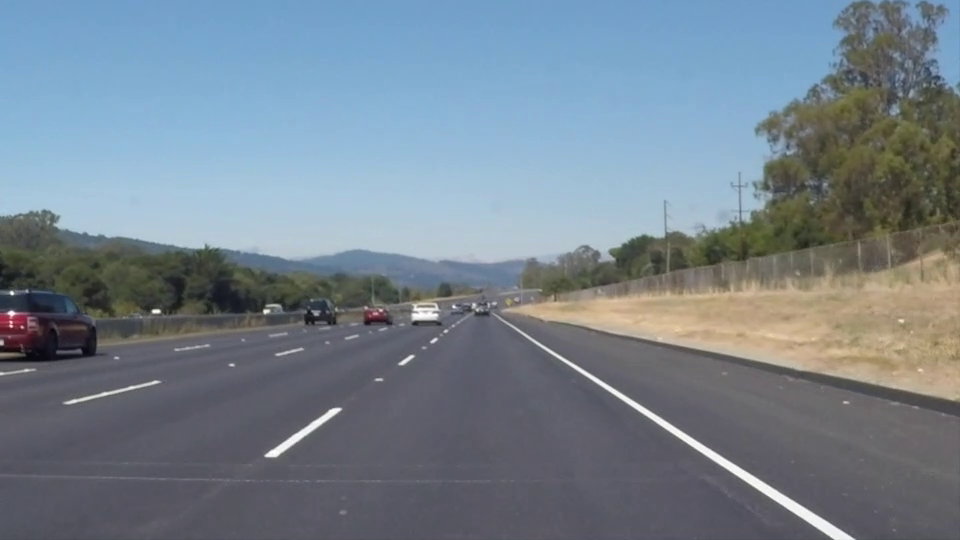
#> input picture frame 22 of input/solidWhiteRight.mp4, 960 x 540 px
$ python lane_detection.py
#> lines starting #> are read from the running program, lines starting #| are printed output that depends on the picture; after the words box and inside, x2 and y2 are one past the last pixel; in counts of white or black regions, pixels touching at a corner belong together
#> further down, frame is the input picture: shape (540, 960, 3); mean B, G, R 141.9, 130.7, 117.7
import cv2
import numpy as np

# Lane line parameters
avg_left_line_slope = 1
avg_left_line_intercept = 1
avg_right_line_slope = 1
avg_right_line_intercept = 1

def lane_line_detection(frame):
    # Set global variables
    global avg_left_line_slope, avg_left_line_intercept, avg_right_line_slope, avg_right_line_intercept
    # Read image
    #image = mpimg.imread('images/test2.jpg')
    image = frame
    y_size = image.shape[0]
#> y_size = 540
    x_size = image.shape[1]
#> x_size = 960
    img_copy = np.copy(image)

    # Grayscale
    gray = cv2.cvtColor(img_copy,cv2.COLOR_RGB2GRAY)
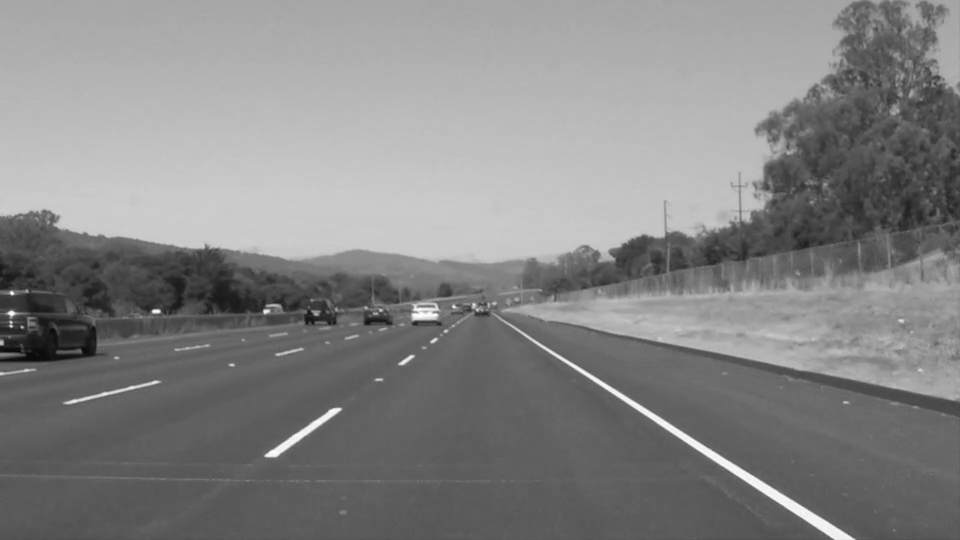
#> gray: shape (540, 960); min 6, max 255, mean 132.6

    # Gaussian blur
    kernel_size = 5
    blur_gray = cv2.GaussianBlur(gray,(kernel_size,kernel_size),0)

    # Canny
    low_thresh = 50
    high_thresh = 150
    canny_img = cv2.Canny(blur_gray,low_thresh,high_thresh) # outputs a binary image
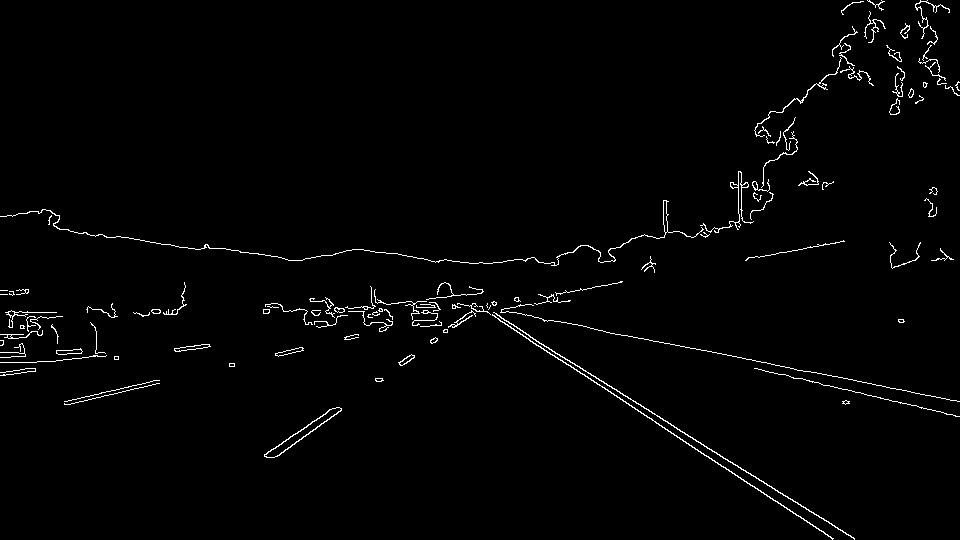
#> canny_img: shape (540, 960); 1.6% white in thin lines or dots

    # Mask
    margin = 100
    vertices = np.array([[0,y_size],[x_size/2-margin,y_size/2+margin],[x_size/2+margin,y_size/2+margin],[x_size,y_size]],np.int32)
    mask = np.zeros_like(canny_img)
    cv2.fillPoly(mask,[vertices],255)
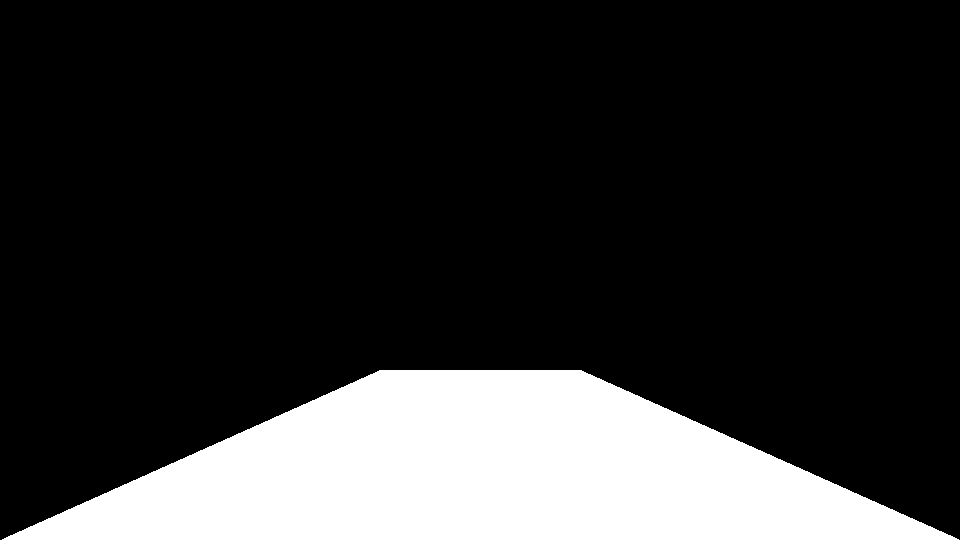
#> mask: shape (540, 960); 19% white; 1 white region, box (x1, y1, x2, y2) and area: (2, 370, 959, 540) 98639
    masked_canny_img = np.bitwise_and(canny_img,mask)
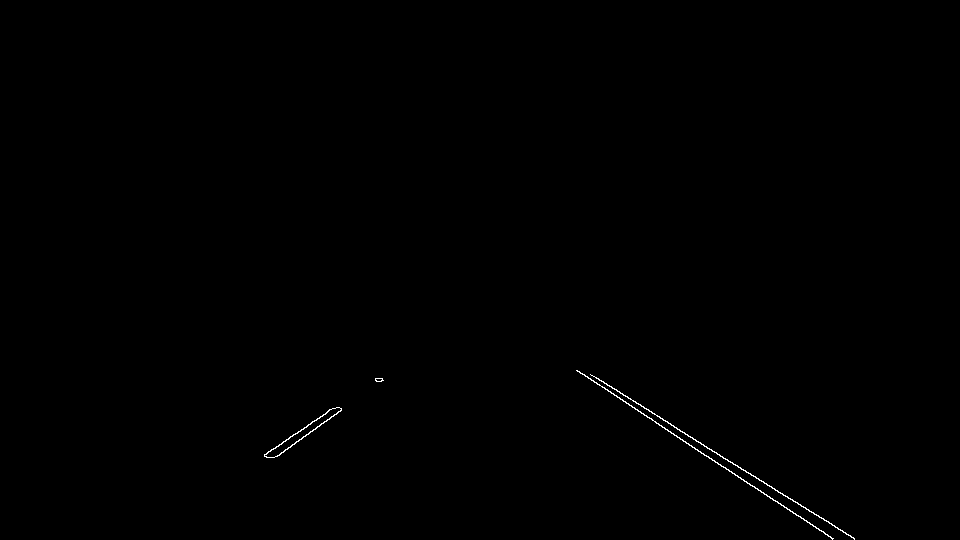
#> masked_canny_img: shape (540, 960); 0.22% white in thin lines or dots, all inside (x1, y1, x2, y2) = (264, 370, 855, 540)

    # Hough lines
    rho = 2
    theta = np.pi/180
    thresh = 15
    min_line_lenth = 40
    max_gap_bet_lines = 20
    lines = cv2.HoughLinesP(masked_canny_img,rho,theta,thresh,np.array([]),min_line_lenth,max_gap_bet_lines)
#> lines = [[594, 376, 854, 538], [656, 423, 833, 538], [576, 370, 688, 443], [274, 457, 341, 410], [264, 454, 332, 408], [636, 403, 688, 435], [296, 441, 341, 409], [592, 375, 638, 404]]


    left_line_slopes = []
    left_line_intercepts = []
    right_line_slopes = []
    right_line_intercepts = []


    for line in lines:
        x1,y1,x2,y2 = line[0]
        slope = (y2-y1) / (x2-x1)
        intercept = y1 - (slope * x1)
        if slope < 0.:
            left_line_slopes.append(slope)
            left_line_intercepts.append(intercept)
        elif slope > 0.:
            right_line_slopes.append(slope)
            right_line_intercepts.append(intercept)
#> this loop made 8 passes
#> (x1, y1, x2, y2, slope, intercept) on passes 1 to 8: (594, 376, 854, 538, 0.623, 5.89), (656, 423, 833, 538, 0.65, -3.21), (576, 370, 688, 443, 0.652, -5.43), (274, 457, 341, 410, -0.701, 649.2), (264, 454, 332, 408, -0.676, 632.6), (636, 403, 688, 435, 0.615, 11.62), (296, 441, 341, 409, -0.711, 651.5), (592, 375, 638, 404, 0.63, 1.78)
#> after the loop, left_line_intercepts = [649.2, 632.6, 651.5]; left_line_slopes = [-0.701, -0.676, -0.711]; right_line_intercepts = [5.89, -3.21, -5.43, 11.62, 1.78]; right_line_slopes = [0.623, 0.65, 0.652, 0.615, 0.63]


    if len(left_line_slopes)>0 and len(left_line_intercepts)>0:
        avg_left_line_slope = np.mean(np.array(left_line_slopes))
#> avg_left_line_slope = -0.696
        avg_left_line_intercept = np.mean(np.array(left_line_intercepts))
#> avg_left_line_intercept = 644.4

    if len(right_line_slopes)>0 and len(right_line_intercepts)>0:
        avg_right_line_slope = np.mean(np.array(right_line_slopes))
#> avg_right_line_slope = 0.634
        avg_right_line_intercept = np.mean(np.array(right_line_intercepts))
#> avg_right_line_intercept = 2.13


    y_min = int(y_size/2+margin)
#> y_min = 370
    y_max = y_size
#> y_max = 540

    # Compute left lane line
    left_x_min = int((y_min-avg_left_line_intercept) / avg_left_line_slope)
#> left_x_min = 394
    left_x_max = int((y_max-avg_left_line_intercept) / avg_left_line_slope)
#> left_x_max = 149


    # Compute right lane line
    right_x_min = int((y_min-avg_right_line_intercept) / avg_right_line_slope)
#> right_x_min = 580
    right_x_max = int((y_max-avg_right_line_intercept) / avg_right_line_slope)
#> right_x_max = 848


    # Create lane image
    lane_lines_img = np.zeros_like(img_copy)
    cv2.line(lane_lines_img,(left_x_min,y_min),(left_x_max,y_max),[0,0,255],12)
    cv2.line(lane_lines_img,(right_x_min,y_min),(right_x_max,y_max),[0,0,255],12)
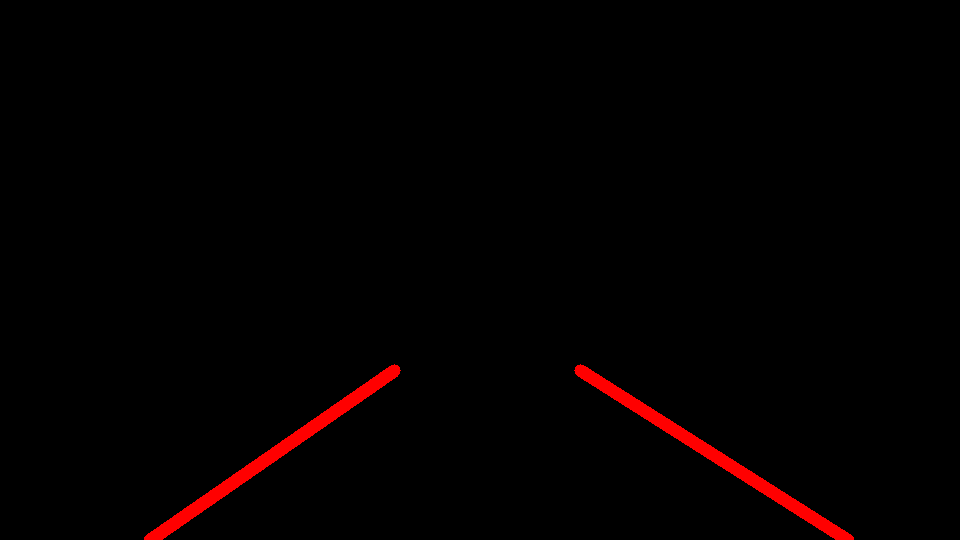
#> lane_lines_img: shape (540, 960, 3); mean of channels 0, 1, 2 0, 0, 3.9; drawn as B, G, R


    # Blend images
    out_img = cv2.addWeighted(img_copy, 1, lane_lines_img, 0.8, 0)


    return out_img


# Video reader
cap = cv2.VideoCapture('input/solidWhiteRight.mp4')

# Video writer
fourcc = cv2.VideoWriter_fourcc(*'XVID')
out = cv2.VideoWriter('output/output.avi',fourcc,20.0  ,(int(cap.get(3)), int(cap.get(4))))

while(cap.isOpened()):
    ret,frame = cap.read()
    if ret==True:
        frame = lane_line_detection(frame)
        out.write(frame)

        cv2.imshow('frame',frame)
        if cv2.waitKey(25) and 0xFF==ord('q'):
#> (key q is pressed here)
            break

    else:
        break


# Release all
cap.release()
out.release()
cv2.destroyAllWindows()

$ run again, starting later in the video
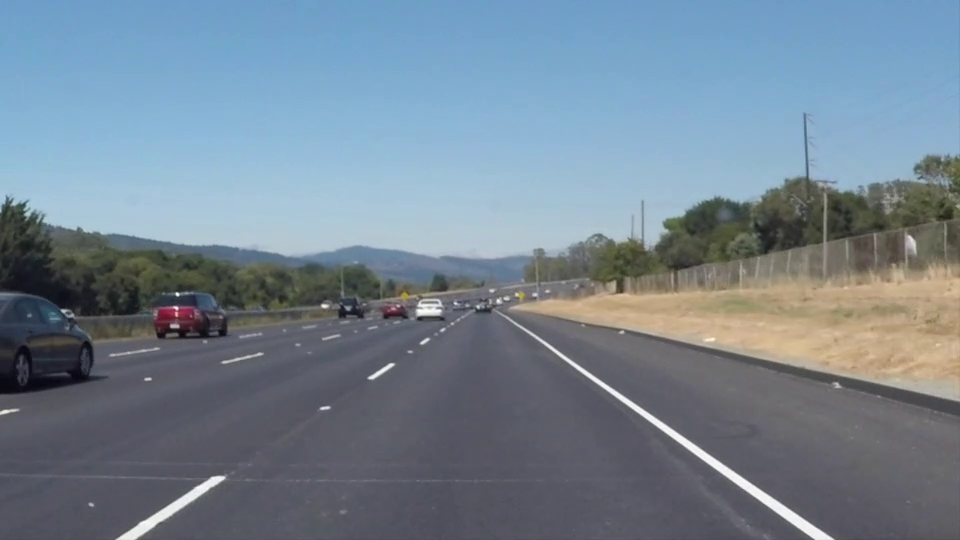
#> input picture frame 99 of input/solidWhiteRight.mp4, 960 x 540 px
#> frame is the input picture: shape (540, 960, 3); mean B, G, R 146, 132.3, 116.7
#> in lane_line_detection, `canny_img = cv2.Canny(blur_gray,low_thresh,high_thresh)`:
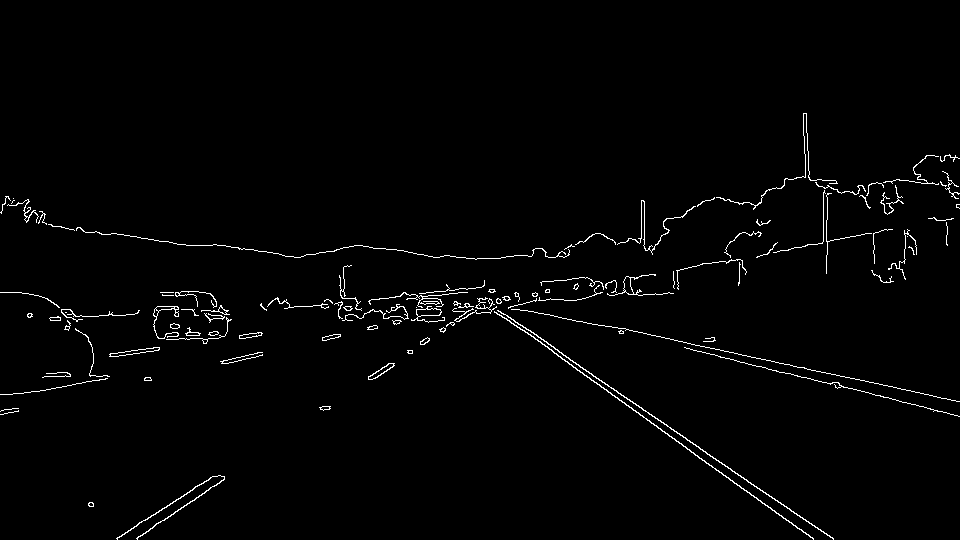
#> canny_img: shape (540, 960); 1.6% white in thin lines or dots, all inside (x1, y1, x2, y2) = (0, 113, 960, 540)
#> mask: shape (540, 960); 19% white; 1 white region, box (x1, y1, x2, y2) and area: (2, 370, 959, 540) 98639
#> masked_canny_img: shape (540, 960); 0.23% white in thin lines or dots, all inside (x1, y1, x2, y2) = (88, 370, 834, 540)
#> lines = [[593, 376, 833, 538], [695, 455, 813, 538], [577, 370, 685, 446], [136, 538, 224, 478], [117, 537, 215, 476], [708, 464, 756, 497], [610, 387, 666, 424], [707, 454, 833, 539], [138, 523, 213, 476], [137, 539, 203, 493], [608, 391, 658, 428]]
#> the loop in lane_line_detection, `for line in lines:` made 11 passes
#> (x1, y1, x2, y2, slope, intercept) on passes 1 to 8: (593, 376, 833, 538, 0.675, -24.28), (695, 455, 813, 538, 0.703, -33.86), (577, 370, 685, 446, 0.704, -36.04), (136, 538, 224, 478, -0.682, 630.7), (117, 537, 215, 476, -0.622, 609.8), (708, 464, 756, 497, 0.688, -22.75), (610, 387, 666, 424, 0.661, -16.04), (707, 454, 833, 539, 0.675, -22.94)
#> after the loop in lane_line_detection, `for line in lines:`: left_line_intercepts = [630.7, 609.8, 609.5, 634.5]; left_line_slopes = [-0.682, -0.622, -0.627, -0.697]; right_line_intercepts = [-24.28, -33.86, -36.04, -22.75, -16.04, -22.94, -58.92]; right_line_slopes = [0.675, 0.703, 0.704, 0.688, 0.661, 0.675, 0.74]
#> avg_left_line_slope = -0.657
#> avg_left_line_intercept = 621.1
#> avg_right_line_slope = 0.692
#> avg_right_line_intercept = -30.69
#> left_x_min = 382
#> left_x_max = 123
#> right_x_min = 578
#> right_x_max = 824
#> in lane_line_detection, `cv2.line(lane_lines_img,(right_x_min,y_min),(right_x_max,y_max),[0,0,2..`:
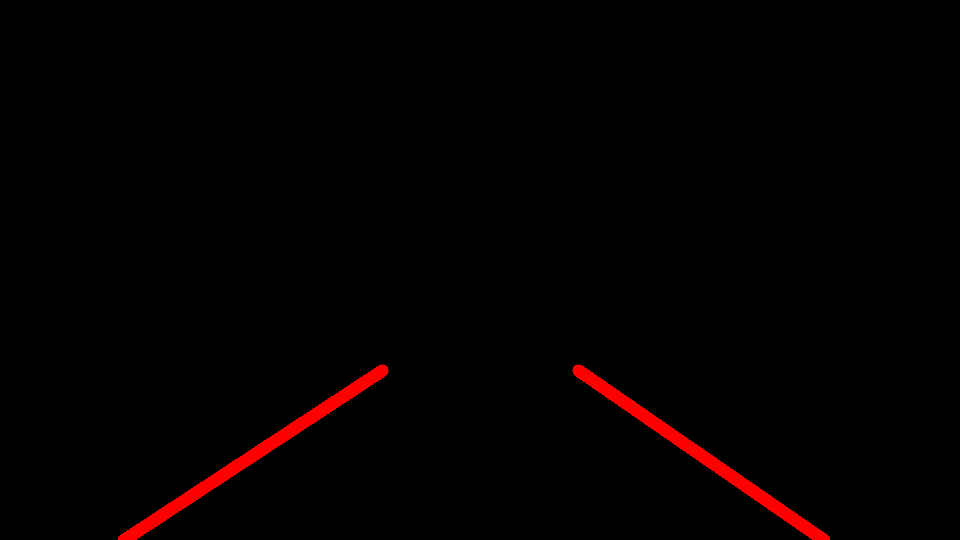
#> lane_lines_img: shape (540, 960, 3); mean of channels 0, 1, 2 0, 0, 3.8; drawn as B, G, R

$ run again, starting later in the video
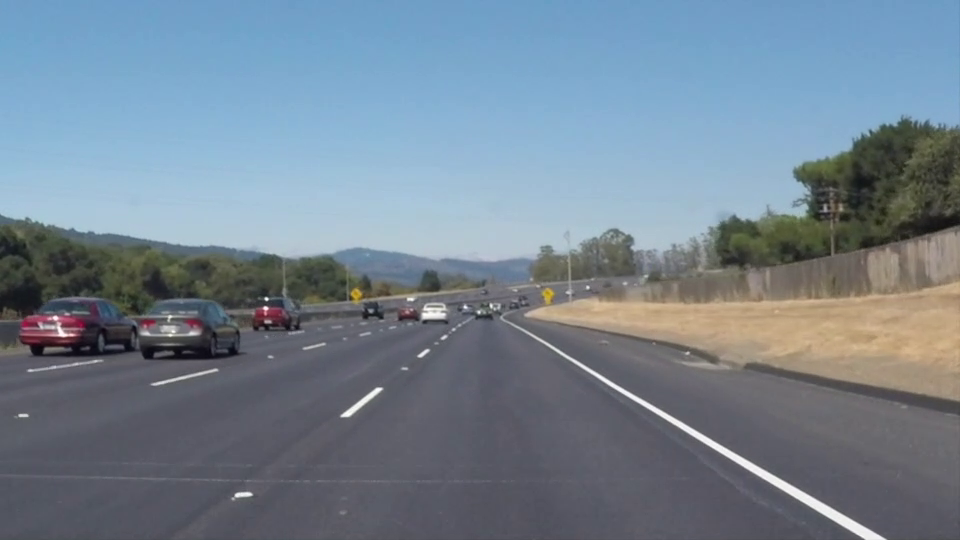
#> input picture frame 176 of input/solidWhiteRight.mp4, 960 x 540 px
#> frame is the input picture: shape (540, 960, 3); mean B, G, R 145.2, 131.6, 116.5
#> in lane_line_detection, `canny_img = cv2.Canny(blur_gray,low_thresh,high_thresh)`:
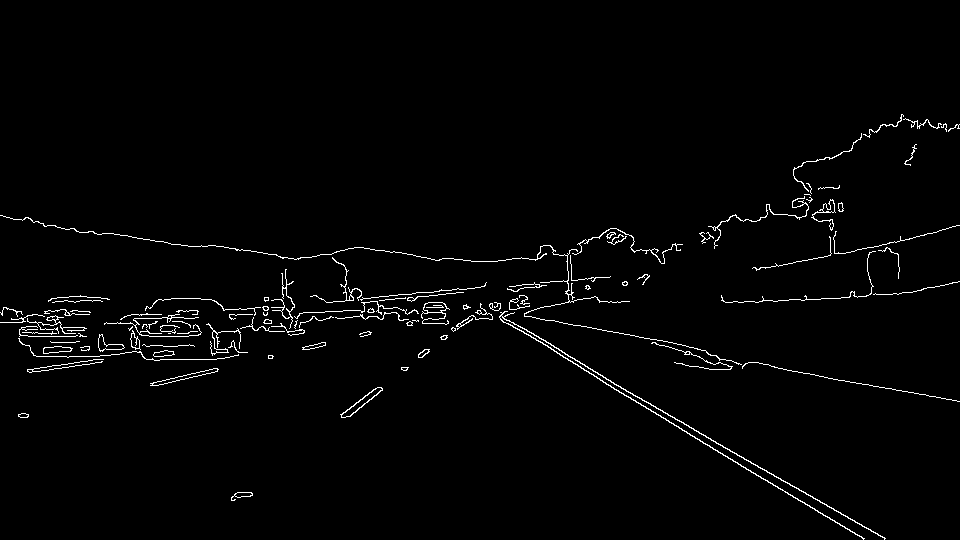
#> canny_img: shape (540, 960); 1.8% white in thin lines or dots, all inside (x1, y1, x2, y2) = (0, 114, 960, 540)
#> mask: shape (540, 960); 19% white; 1 white region, box (x1, y1, x2, y2) and area: (2, 370, 959, 540) 98639
#> masked_canny_img: shape (540, 960); 0.2% white in thin lines or dots, all inside (x1, y1, x2, y2) = (231, 370, 886, 540)
#> lines = [[628, 391, 884, 539], [594, 376, 863, 538], [621, 388, 783, 481], [690, 435, 863, 539], [812, 496, 875, 533]]
#> the loop in lane_line_detection, `for line in lines:` made 5 passes
#> (x1, y1, x2, y2, slope, intercept) on passes 1 to 5: (628, 391, 884, 539, 0.578, 27.94), (594, 376, 863, 538, 0.602, 18.28), (621, 388, 783, 481, 0.574, 31.5), (690, 435, 863, 539, 0.601, 20.2), (812, 496, 875, 533, 0.587, 19.11)
#> after the loop in lane_line_detection, `for line in lines:`: left_line_intercepts = []; right_line_intercepts = [27.94, 18.28, 31.5, 20.2, 19.11]; right_line_slopes = [0.578, 0.602, 0.574, 0.601, 0.587]
#> avg_right_line_slope = 0.589
#> avg_right_line_intercept = 23.41
#> right_x_min = 588
#> right_x_max = 877
#> in lane_line_detection, `cv2.line(lane_lines_img,(right_x_min,y_min),(right_x_max,y_max),[0,0,2..`:
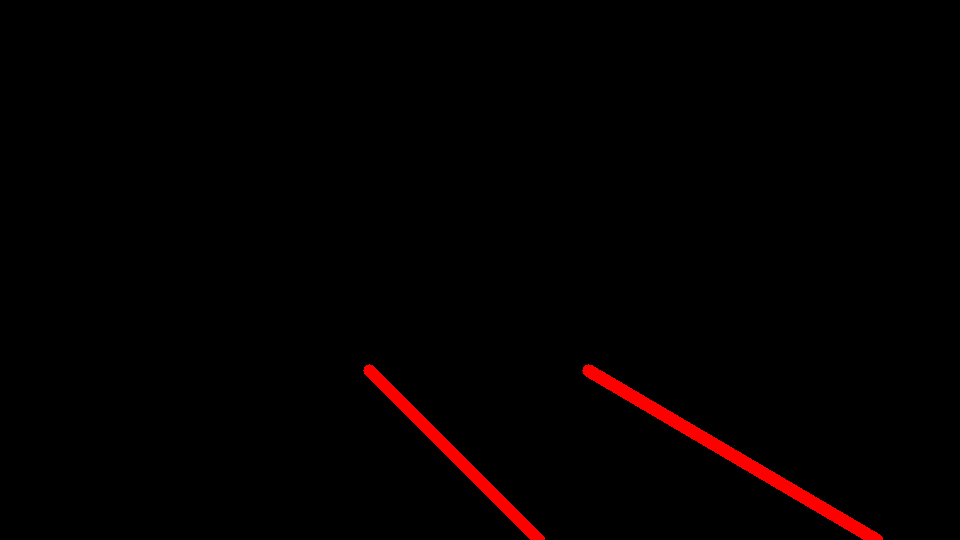
#> lane_lines_img: shape (540, 960, 3); mean of channels 0, 1, 2 0, 0, 3.6; drawn as B, G, R
